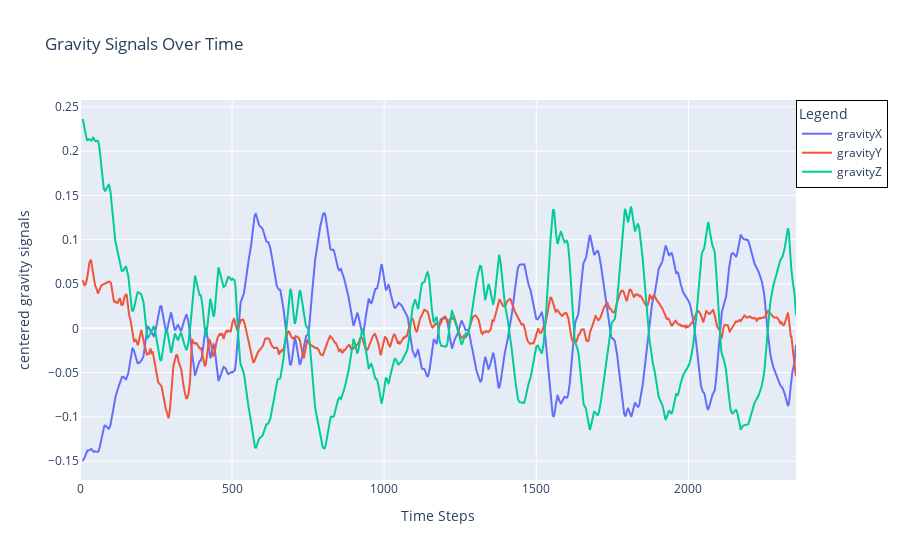

Notebook code for this chart:
### Code cell
analyze_centered_signals(squat[2], "centered gravity signals")

### Figure 1 — Plotly figure (JSON) as saved in the notebook; plotly's stock layout.template omitted (floating-point values rounded to 4 significant figures; data arrays with more than 128 entries replaced by an {"elided": "..."} marker saying what was removed)
{"data": [{"name": "gravityX", "type": "scatter", "x": {"elided": "2355 int values"}, "y": {"elided": "2355 float values"}}, {"name": "gravityY", "type": "scatter", "x": {"elided": "2355 int values"}, "y": {"elided": "2355 float values"}}, {"name": "gravityZ", "type": "scatter", "x": {"elided": "2355 int values"}, "y": {"elided": "2355 float values"}}], "layout": {"autosize": true, "hovermode": "x unified", "legend": {"bordercolor": "Black", "borderwidth": 1, "title": {"text": "Legend"}, "x": 1, "y": 1}, "title": {"text": "Gravity Signals Over Time"}, "xaxis": {"autorange": true, "range": [0, 2354], "title": {"text": "Time Steps"}, "type": "linear"}, "yaxis": {"autorange": true, "range": [-0.1712, 0.2577], "title": {"text": "centered gravity signals"}, "type": "linear"}}}
